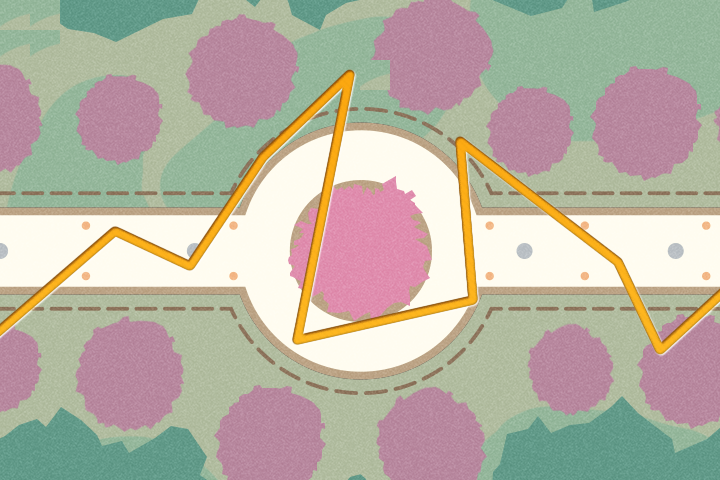

Rendered tile map (Tiled .tmx) drawn with the repository's tilesets; below, a short description and the map source with its tile grids summarised:
An orthogonal 24x16 tile map with 30x30 px tiles, 1 tile layer (块层 1) and 1 object.

<map version="1.0" orientation="orthogonal" renderorder="left-up" width="24" height="16" tilewidth="30" tileheight="30" nextobjectid="2">
 <tileset firstgid="1" name="002_3" tilewidth="30" tileheight="30">
  <image source="002_3.png" width="1136" height="640" />
 </tileset>
 <layer name="块层 1" width="24" height="16">
  <data>[384 cells, 384 non-empty, 380 distinct tile ids]</data>
 </layer>
 <objectgroup name="对象层 1">
  <object id="1" x="300" y="210" width="120" height="90" />
 </objectgroup>
</map>